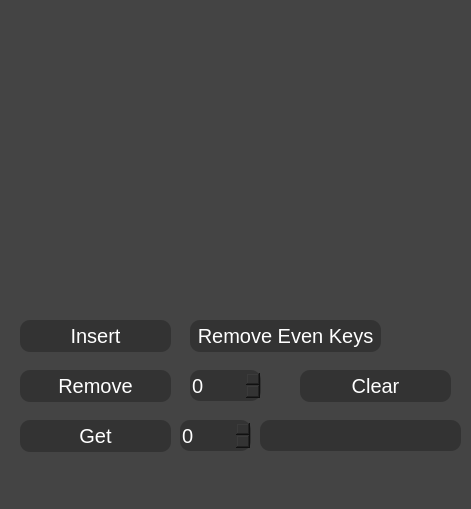
<?xml version="1.0" encoding="UTF-8"?>
<ui version="4.0">
 <class>MainWindow</class>
 <widget class="QMainWindow" name="MainWindow">
  <property name="geometry">
   <rect>
    <x>0</x>
    <y>0</y>
    <width>471</width>
    <height>509</height>
   </rect>
  </property>
  <property name="font">
   <font>
    <family>.AppleSystemUIFont</family>
   </font>
  </property>
  <property name="windowTitle">
   <string>MainWindow</string>
  </property>
  <property name="styleSheet">
   <string notr="true">background-color: #444444;</string>
  </property>
  <widget class="QWidget" name="centralwidget">
   <widget class="QTableWidget" name="table">
    <property name="geometry">
     <rect>
      <x>5</x>
      <y>1</y>
      <width>461</width>
      <height>301</height>
     </rect>
    </property>
    <property name="styleSheet">
     <string notr="true"> background-color: #444444;
    color: #ffffff;
    font-family: &quot;Arial Bold&quot;;
    font-size: 20px;
    border-radius: 10px;</string>
    </property>
   </widget>
   <widget class="QPushButton" name="insertBut">
    <property name="geometry">
     <rect>
      <x>20</x>
      <y>320</y>
      <width>151</width>
      <height>32</height>
     </rect>
    </property>
    <property name="styleSheet">
     <string notr="true">QPushButton {
    background-color: #333333;
    color: #ffffff;
    font-family: &quot;Arial Bold&quot;;
    font-size: 20px;
    border-radius: 10px;
    
}

QPushButton:hover {
    background-color: #444444;
}

QPushButton:pressed {
    background-color: #222222;
}</string>
    </property>
    <property name="text">
     <string>Insert</string>
    </property>
   </widget>
   <widget class="QSpinBox" name="removeSpin">
    <property name="geometry">
     <rect>
      <x>190</x>
      <y>370</y>
      <width>71</width>
      <height>31</height>
     </rect>
    </property>
    <property name="styleSheet">
     <string notr="true">background-color: #333333;
    color: #ffffff;
    font-family: &quot;Arial Bold&quot;;
    font-size: 20px;
    border-radius: 10px;</string>
    </property>
    <property name="maximum">
     <number>1000</number>
    </property>
   </widget>
   <widget class="QPushButton" name="removeBut">
    <property name="geometry">
     <rect>
      <x>20</x>
      <y>370</y>
      <width>151</width>
      <height>32</height>
     </rect>
    </property>
    <property name="styleSheet">
     <string notr="true">QPushButton {
    background-color: #333333;
    color: #ffffff;
    font-family: &quot;Arial Bold&quot;;
    font-size: 20px;
    border-radius: 10px;
    
}

QPushButton:hover {
    background-color: #444444;
}

QPushButton:pressed {
    background-color: #222222;
}</string>
    </property>
    <property name="text">
     <string>Remove</string>
    </property>
   </widget>
   <widget class="QPushButton" name="getBut">
    <property name="geometry">
     <rect>
      <x>20</x>
      <y>420</y>
      <width>151</width>
      <height>32</height>
     </rect>
    </property>
    <property name="styleSheet">
     <string notr="true">QPushButton {
    background-color: #333333;
    color: #ffffff;
    font-family: &quot;Arial Bold&quot;;
    font-size: 20px;
    border-radius: 10px;
    
}

QPushButton:hover {
    background-color: #444444;
}

QPushButton:pressed {
    background-color: #222222;
}</string>
    </property>
    <property name="text">
     <string>Get</string>
    </property>
   </widget>
   <widget class="QSpinBox" name="getSpin">
    <property name="geometry">
     <rect>
      <x>180</x>
      <y>420</y>
      <width>71</width>
      <height>31</height>
     </rect>
    </property>
    <property name="styleSheet">
     <string notr="true">background-color: #333333;
    color: #ffffff;
    font-family: &quot;Arial Bold&quot;;
    font-size: 20px;
    border-radius: 10px;</string>
    </property>
    <property name="maximum">
     <number>1000</number>
    </property>
   </widget>
   <widget class="QLabel" name="getLabel">
    <property name="geometry">
     <rect>
      <x>260</x>
      <y>420</y>
      <width>201</width>
      <height>31</height>
     </rect>
    </property>
    <property name="styleSheet">
     <string notr="true"> 	background-color:#333333;
	color: white;
    font-family: &quot;Arial Bold&quot;;
    font-size: 20px;
    border-radius: 10px;</string>
    </property>
    <property name="text">
     <string/>
    </property>
   </widget>
   <widget class="QPushButton" name="clearBut">
    <property name="geometry">
     <rect>
      <x>300</x>
      <y>370</y>
      <width>151</width>
      <height>32</height>
     </rect>
    </property>
    <property name="styleSheet">
     <string notr="true">QPushButton {
    background-color: #333333;
    color: #ffffff;
    font-family: &quot;Arial Bold&quot;;
    font-size: 20px;
    border-radius: 10px;
    
}

QPushButton:hover {
    background-color: #444444;
}

QPushButton:pressed {
    background-color: #222222;
}</string>
    </property>
    <property name="text">
     <string>Clear</string>
    </property>
   </widget>
   <widget class="QPushButton" name="removeEvenKeysBut">
    <property name="geometry">
     <rect>
      <x>190</x>
      <y>320</y>
      <width>191</width>
      <height>32</height>
     </rect>
    </property>
    <property name="styleSheet">
     <string notr="true">QPushButton {
    background-color: #333333;
    color: #ffffff;
    font-family: &quot;Arial Bold&quot;;
    font-size: 20px;
    border-radius: 10px;
    
}

QPushButton:hover {
    background-color: #444444;
}

QPushButton:pressed {
    background-color: #222222;
}</string>
    </property>
    <property name="text">
     <string>Remove Even Keys</string>
    </property>
   </widget>
  </widget>
  <widget class="QMenuBar" name="menubar">
   <property name="geometry">
    <rect>
     <x>0</x>
     <y>0</y>
     <width>471</width>
     <height>24</height>
    </rect>
   </property>
  </widget>
  <widget class="QStatusBar" name="statusbar"/>
 </widget>
 <resources/>
 <connections/>
</ui>
